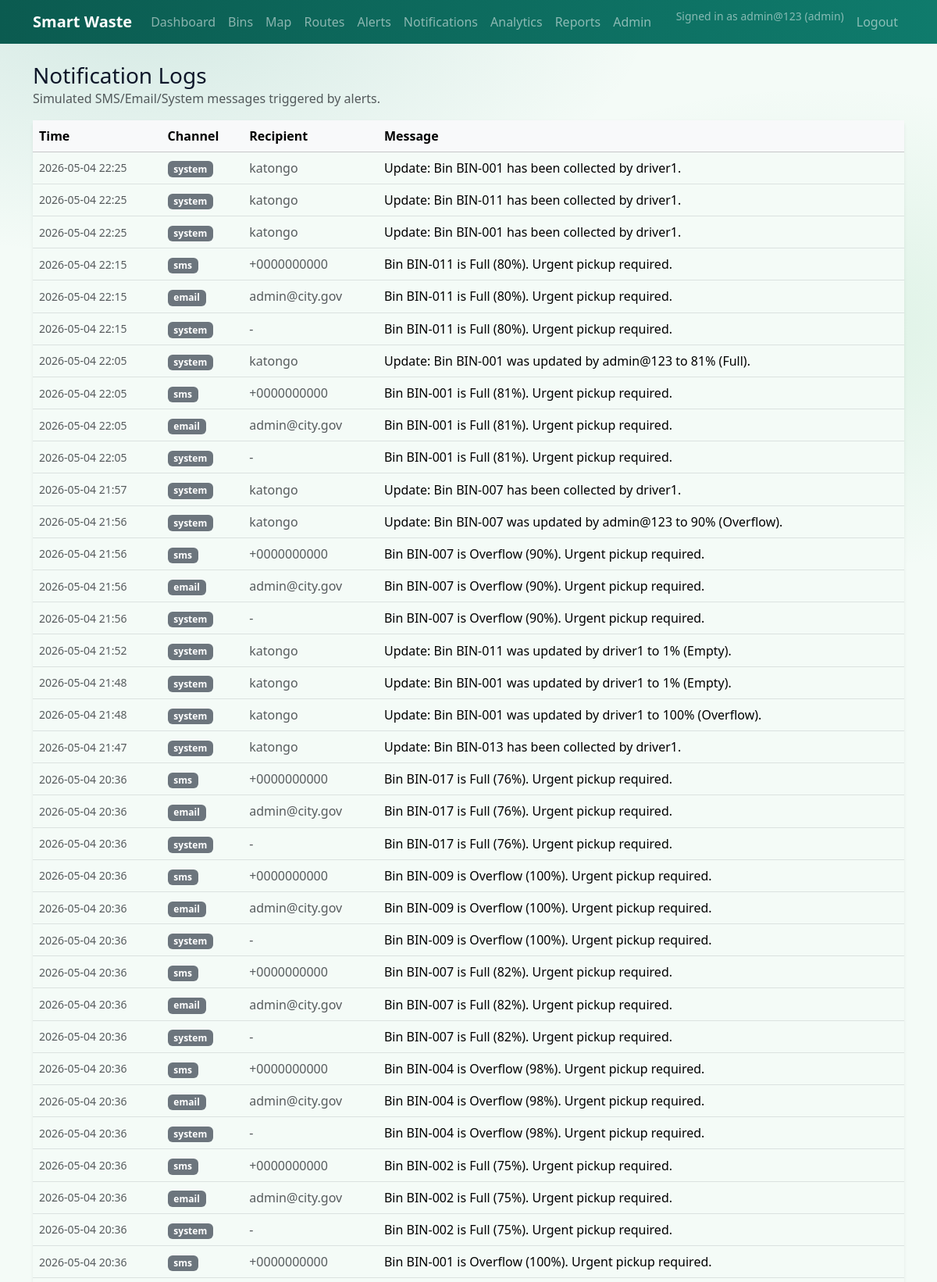
The app's page /admin/notifications (signed in, upper part) with its own data.
### app/models.py (models this page shows, shortened)
class User(db.Model, UserMixin):
    __tablename__ = "users"
    id = db.Column(db.Integer, primary_key=True)
    username = db.Column(db.String(50), unique=True, nullable=False, index=True)
    email = db.Column(db.String(120), unique=True, nullable=True, index=True)
    first_name = db.Column(db.String(80), nullable=True)
    last_name = db.Column(db.String(80), nullable=True)
    phone_number = db.Column(db.String(30), nullable=True)
    employee_id = db.Column(db.String(50), unique=True, nullable=True, index=True)
    password_hash = db.Column(db.String(255), nullable=False)
    role = db.Column(db.String(20), nullable=False, default="user")  # admin|worker|user (legacy: collector|public)
    is_active = db.Column(db.Boolean, nullable=False, default=True)
    created_at = db.Column(db.DateTime(timezone=True), nullable=False, default=utcnow)
    last_login_at = db.Column(db.DateTime(timezone=True), nullable=True)
    trucks = db.relationship("Truck", back_populates="driver", lazy="dynamic")
    created_routes = db.relationship("Route", foreign_keys="Route.created_by_id", lazy="dynamic")
    @property
    def is_admin(self) -> bool:
        return self.canonical_role == "admin"
    @property
    def is_worker(self) -> bool:
        return self.canonical_role == "worker"
    @property
    def is_collector(self) -> bool:
        return self.is_worker
    @property
    def canonical_role(self) -> str:
        if self.role == "collector":
            return "worker"
        if self.role == "public":
            return "user"
        return self.role

class NotificationLog(db.Model):
    __tablename__ = "notification_logs"
    id = db.Column(db.Integer, primary_key=True)
    alert_id = db.Column(db.Integer, db.ForeignKey("alerts.id"), nullable=True, index=True)
    channel = db.Column(db.String(20), nullable=False)  # sms|email|system
    recipient = db.Column(db.String(120), nullable=True)
    message = db.Column(db.String(255), nullable=False)
    created_at = db.Column(db.DateTime(timezone=True), nullable=False, default=utcnow, index=True)
    alert = db.relationship("Alert")

### app/blueprints/admin/routes.py (the view)
@bp.get("/notifications")
@login_required
@role_required("admin")
def notifications():
    logs = NotificationLog.query.order_by(NotificationLog.created_at.desc()).limit(100).all()
    return render_template("admin/notifications.html", logs=logs)

### app/models.py (called while the page is built)
@login_manager.user_loader
def load_user(user_id: str):
    try:
        return db.session.get(User, int(user_id))
    except Exception:
        return None

### app/utils/security.py (called while the page is built)
def _canonical_role(role: str) -> str:
    return _ROLE_ALIASES.get((role or "").strip(), (role or "").strip())

def role_required(*roles: str):
    def decorator(view_fn):
        @wraps(view_fn)
        def wrapped(*args, **kwargs):
            if not current_user.is_authenticated:
                abort(401)
            allowed = {_canonical_role(r) for r in roles}
            if _canonical_role(getattr(current_user, "role", "")) not in allowed:
                abort(403)
            return view_fn(*args, **kwargs)
        return wrapped
    return decorator

### app/templates/admin/notifications.html (shortened to what this page needs)
{% extends "shared/layout.html" %}
{% block content %}
<div class="container py-4">
  <div class="d-flex align-items-center justify-content-between mb-3">
    <div>
      <h1 class="h3 mb-0">Notification Logs</h1>
      <div class="text-muted">Simulated SMS/Email/System messages triggered by alerts.</div>
    </div>
  </div>
  <div class="card shadow-sm border-0">
    <div class="table-responsive">
      <table class="table align-middle mb-0">
        <thead class="table-light">
          <tr>
            <th>Time</th>
            <th>Channel</th>
            <th>Recipient</th>
            <th>Message</th>
          </tr>
        </thead>
        <tbody>
          {% for n in logs %}
            <tr>
              <td class="text-muted small">{{ n.created_at.strftime('%Y-%m-%d %H:%M') }}</td>
              <td><span class="badge text-bg-secondary">{{ n.channel }}</span></td>
              <td class="text-muted">{{ n.recipient or '-' }}</td>
              <td>{{ n.message }}</td>
            </tr>
          {% endfor %}
        </tbody>
      </table>
    </div>
  </div>
</div>
{% endblock %}

### app/templates/shared/nav.html (shortened to what this page needs)
{% set user = current_user if current_user.is_authenticated else None %}
<nav class="navbar navbar-expand-lg navbar-dark app-nav">
  <div class="container">
    <a class="navbar-brand fw-semibold" href="{{ url_for('public.dashboard') if user else url_for('public.landing') }}">Smart Waste</a>
    <div class="collapse navbar-collapse" id="navMain">
      <ul class="navbar-nav me-auto mb-2 mb-lg-0">
        <li class="nav-item"><a class="nav-link" href="{{ url_for('public.dashboard') }}">Dashboard</a></li>
        <li class="nav-item"><a class="nav-link" href="{{ url_for('public.bins') }}">Bins</a></li>
        <li class="nav-item"><a class="nav-link" href="{{ url_for('public.map_view') }}">Map</a></li>
        {% if user and user.is_admin %}
          <li class="nav-item"><a class="nav-link" href="{{ url_for('admin.routes_list') }}">Routes</a></li>
          <li class="nav-item"><a class="nav-link" href="{{ url_for('admin.alerts') }}">Alerts</a></li>
          <li class="nav-item"><a class="nav-link" href="{{ url_for('admin.notifications') }}">Notifications</a></li>
          <li class="nav-item"><a class="nav-link" href="{{ url_for('admin.analytics') }}">Analytics</a></li>
          <li class="nav-item"><a class="nav-link" href="{{ url_for('admin.reports') }}">Reports</a></li>
          <li class="nav-item"><a class="nav-link" href="{{ url_for('admin.admin_home') }}">Admin</a></li>
        {% endif %}
      </ul>
      <ul class="navbar-nav ms-auto">
        {% if not user %}
          <li class="nav-item"><a class="nav-link" href="{{ url_for('auth.login') }}">Login</a></li>
          <li class="nav-item"><a class="nav-link" href="{{ url_for('auth.register') }}">Sign up</a></li>
        {% else %}
          <li class="nav-item"><span class="navbar-text small text-white-50 me-2">Signed in as {{ user.username }} ({{ user.canonical_role }})</span></li>
          <li class="nav-item"><a class="nav-link" href="{{ url_for('auth.logout') }}">Logout</a></li>
        {% endif %}
      </ul>
    </div>
  </div>
</nav>

### app/static/css/app.css (style rules this page uses)
:root { --sw-primary: #0b5b50; --sw-primary-2: #0f7b6c; --sw-accent: #16a34a; --sw-bg: #f4fbf7; --sw-surface: #ffffff; --sw-ink: #0f172a; --sw-muted: #475569; --sw-border: rgba(2, 6, 23, .10); --app-green: var(--sw-primary-2); --app-green-dark: var(--sw-primary); --app-accent: #a7f3d0; --app-bg: var(--sw-bg); --app-ink: var(--sw-ink); --app-muted: var(--sw-muted); --bs-primary: var(--sw-primary); --bs-primary-rgb: 11, 91, 80; --bs-success: var(--sw-accent); --bs-success-rgb: 22, 163, 74; --bs-body-bg: var(--sw-bg); --bs-body-color: var(--sw-ink); --bs-link-color: var(--sw-primary-2); --bs-link-color-rgb: 15, 123, 108; --bs-link-hover-color: var(--sw-primary); --bs-border-color: var(--sw-border); }
.bg-app { background: radial-gradient(1200px 600px at 15% 0%, rgba(15,123,108,.14), transparent 55%), radial-gradient(900px 520px at 88% 10%, rgba(22,163,74,.10), transparent 60%), var(--sw-bg); color: var(--sw-ink); }
.app-nav { background: linear-gradient(90deg, var(--app-green-dark), var(--app-green)); }
.navbar .nav-link { opacity:.95; }

### records on screen
User: username "admin@123", canonical_role "admin"
NotificationLog: created_at "2026-05-04 22:25", channel "system", recipient "katongo", message "Update: Bin BIN-001 has been collected by driver1."
NotificationLog: created_at "2026-05-04 22:25", channel "system", recipient "katongo", message "Update: Bin BIN-011 has been collected by driver1."
NotificationLog: created_at "2026-05-04 22:25", channel "system", recipient "katongo", message "Update: Bin BIN-001 has been collected by driver1."
NotificationLog: created_at "2026-05-04 22:15", channel "sms", recipient "+0000000000", message "Bin BIN-011 is Full (80%). Urgent pickup required."
NotificationLog: created_at "2026-05-04 22:15", channel "email", recipient "admin@city.gov", message "Bin BIN-011 is Full (80%). Urgent pickup required."
NotificationLog: created_at "2026-05-04 22:15", channel "system", recipient "-", message "Bin BIN-011 is Full (80%). Urgent pickup required."
NotificationLog: created_at "2026-05-04 22:05", channel "system", recipient "katongo", message "Update: Bin BIN-001 was updated by admin@123 to 81% (Full)."
NotificationLog: created_at "2026-05-04 22:05", channel "sms", recipient "+0000000000", message "Bin BIN-001 is Full (81%). Urgent pickup required."
NotificationLog: created_at "2026-05-04 22:05", channel "email", recipient "admin@city.gov", message "Bin BIN-001 is Full (81%). Urgent pickup required."
NotificationLog: created_at "2026-05-04 22:05", channel "system", recipient "-", message "Bin BIN-001 is Full (81%). Urgent pickup required."
NotificationLog: created_at "2026-05-04 21:57", channel "system", recipient "katongo", message "Update: Bin BIN-007 has been collected by driver1."
NotificationLog: created_at "2026-05-04 21:56", channel "system", recipient "katongo", message "Update: Bin BIN-007 was updated by admin@123 to 90% (Overflow)."
NotificationLog: created_at "2026-05-04 21:56", channel "sms", recipient "+0000000000", message "Bin BIN-007 is Overflow (90%). Urgent pickup required."
NotificationLog: created_at "2026-05-04 21:56", channel "email", recipient "admin@city.gov", message "Bin BIN-007 is Overflow (90%). Urgent pickup required."
NotificationLog: created_at "2026-05-04 21:56", channel "system", recipient "-", message "Bin BIN-007 is Overflow (90%). Urgent pickup required."
NotificationLog: created_at "2026-05-04 21:52", channel "system", recipient "katongo", message "Update: Bin BIN-011 was updated by driver1 to 1% (Empty)."
NotificationLog: created_at "2026-05-04 21:48", channel "system", recipient "katongo", message "Update: Bin BIN-001 was updated by driver1 to 1% (Empty)."
NotificationLog: created_at "2026-05-04 21:48", channel "system", recipient "katongo", message "Update: Bin BIN-001 was updated by driver1 to 100% (Overflow)."
NotificationLog: created_at "2026-05-04 21:47", channel "system", recipient "katongo", message "Update: Bin BIN-013 has been collected by driver1."
NotificationLog: created_at "2026-05-04 20:36", channel "sms", recipient "+0000000000", message "Bin BIN-017 is Full (76%). Urgent pickup required."
NotificationLog: created_at "2026-05-04 20:36", channel "email", recipient "admin@city.gov", message "Bin BIN-017 is Full (76%). Urgent pickup required."
NotificationLog: created_at "2026-05-04 20:36", channel "system", recipient "-", message "Bin BIN-017 is Full (76%). Urgent pickup required."
NotificationLog: created_at "2026-05-04 20:36", channel "sms", recipient "+0000000000", message "Bin BIN-009 is Overflow (100%). Urgent pickup required."
NotificationLog: created_at "2026-05-04 20:36", channel "email", recipient "admin@city.gov", message "Bin BIN-009 is Overflow (100%). Urgent pickup required."
NotificationLog: created_at "2026-05-04 20:36", channel "system", recipient "-", message "Bin BIN-009 is Overflow (100%). Urgent pickup required."
NotificationLog: created_at "2026-05-04 20:36", channel "sms", recipient "+0000000000", message "Bin BIN-007 is Full (82%). Urgent pickup required."
NotificationLog: created_at "2026-05-04 20:36", channel "email", recipient "admin@city.gov", message "Bin BIN-007 is Full (82%). Urgent pickup required."
NotificationLog: created_at "2026-05-04 20:36", channel "system", recipient "-", message "Bin BIN-007 is Full (82%). Urgent pickup required."
NotificationLog: created_at "2026-05-04 20:36", channel "sms", recipient "+0000000000", message "Bin BIN-004 is Overflow (98%). Urgent pickup required."
NotificationLog: created_at "2026-05-04 20:36", channel "email", recipient "admin@city.gov", message "Bin BIN-004 is Overflow (98%). Urgent pickup required."
NotificationLog: created_at "2026-05-04 20:36", channel "system", recipient "-", message "Bin BIN-004 is Overflow (98%). Urgent pickup required."
NotificationLog: created_at "2026-05-04 20:36", channel "sms", recipient "+0000000000", message "Bin BIN-002 is Full (75%). Urgent pickup required."
NotificationLog: created_at "2026-05-04 20:36", channel "email", recipient "admin@city.gov", message "Bin BIN-002 is Full (75%). Urgent pickup required."
NotificationLog: created_at "2026-05-04 20:36", channel "system", recipient "-", message "Bin BIN-002 is Full (75%). Urgent pickup required."
NotificationLog: created_at "2026-05-04 20:36", channel "sms", recipient "+0000000000", message "Bin BIN-001 is Overflow (100%). Urgent pickup required."
